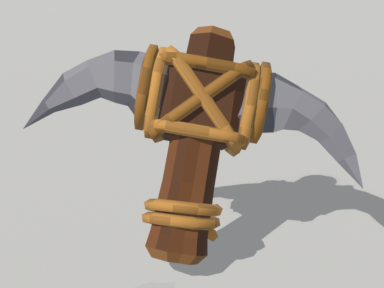
#> input picture art/blender/renders/04_weapons_tools_cells/04_StonePickaxeDouble.png, 384 x 288 px
$ python edges.py ../../../../../blender/renders/04_weapons_tools_cells/04_StonePickaxeDouble.png ../../../../../blender/renders/04_weapons_tools_cells/06_WoodenSpear.png 5 5 5 1.0
#> lines starting #> are read from the running program, lines starting #| are printed output that depends on the picture
# edges.py img row|col idx start end [thr]  -> runs of dark (lum<thr) pixels: start-end(minlum)
import sys, numpy as np
from PIL import Image
img=np.asarray(Image.open(sys.argv[1]).convert('RGB')).astype(float)
L=img@[0.299,0.587,0.114]
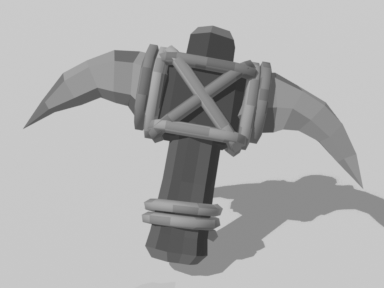
#> L: shape (288, 384) float64; min 47.13, max 203.1, mean 174.2
mode,idx,s,e=sys.argv[2],int(sys.argv[3]),int(sys.argv[4]),int(sys.argv[5])
thr=float(sys.argv[6]) if len(sys.argv)>6 else 100
line=L[idx,s:e+1] if mode=='row' else L[s:e+1,idx]
#> line = [201.8]
runs=[];i=0
while i<len(line):
    if line[i]<thr:
        j=i
        while j<len(line) and line[j]<thr: j+=1
        runs.append(f'{s+i}-{s+j-1}({int(line[i:j].min())})'); i=j
    else: i+=1
#> this loop made 1 pass
#> i on pass 1: 1
#> after the loop, i = 1; runs = []
print(f'{mode} {idx} [{s},{e}] dark<{thr}:',' '.join(runs))
#| ../../../../../blender/renders/04_weapons_tools_cells/06_WoodenSpear.png 5 [5,5] dark<1.0:

$ run again, on art/blender/renders/04_weapons_tools_cells/07_StoneSpear.png
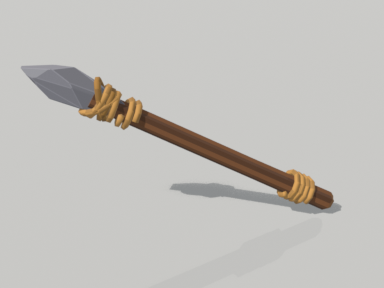
#> input picture art/blender/renders/04_weapons_tools_cells/07_StoneSpear.png, 384 x 288 px
#> `L=img@[0.299,0.587,0.114]`:
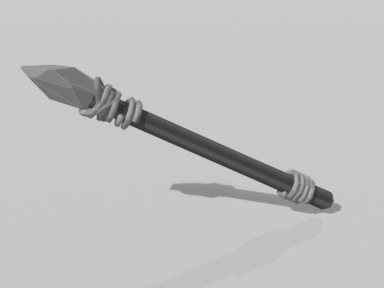
#> L: shape (288, 384) float64; min 48.24, max 203.1, mean 192.3
#> line = [201.8]
#> the loop `while i<len(line):` made 1 pass
#> i on pass 1: 1
#> after the loop `while i<len(line):`: i = 1; runs = []
#| ../../../../../blender/renders/04_weapons_tools_cells/07_StoneSpear.png 5 [5,5] dark<1.0:

$ run again, on art/blender/renders/04_weapons_tools_cells/09_StoneKnife.png
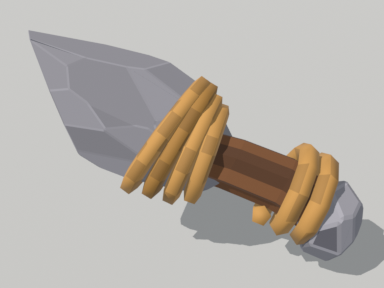
#> input picture art/blender/renders/04_weapons_tools_cells/09_StoneKnife.png, 384 x 288 px
#> `L=img@[0.299,0.587,0.114]`:
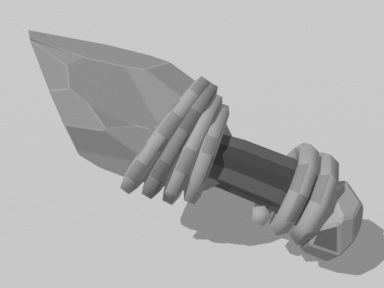
#> L: shape (288, 384) float64; min 46.06, max 203.1, mean 176.8
#> line = [201.8]
#> the loop `while i<len(line):` made 1 pass
#> i on pass 1: 1
#> after the loop `while i<len(line):`: i = 1; runs = []
#| ../../../../../blender/renders/04_weapons_tools_cells/09_StoneKnife.png 5 [5,5] dark<1.0:
